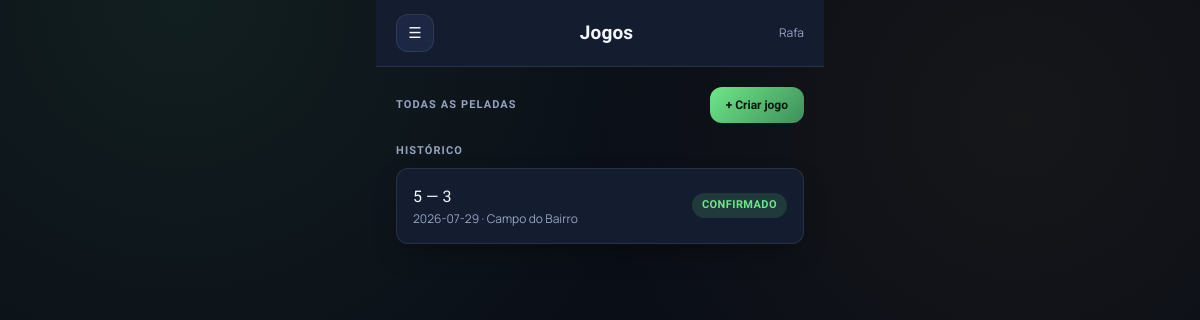
/jogos/ (signed in), run on the app's committed database.
### tables this page shows
CREATE TABLE users (
    id INTEGER PRIMARY KEY AUTOINCREMENT,
    username TEXT NOT NULL UNIQUE,
    password_hash TEXT NOT NULL,
    nickname TEXT NOT NULL,
    preferred_foot TEXT CHECK(preferred_foot IN ('esquerdo', 'direito', 'ambidestro')),
    favorite_player_name TEXT,
    favorite_player_image_url TEXT,
    -- Ajuste de enquadramento da foto do jogador dentro do quadrado (editor em Definições).
    favorite_player_image_zoom REAL NOT NULL DEFAULT 1.0,
    favorite_player_image_pos_x REAL NOT NULL DEFAULT 50,
    favorite_player_image_pos_y REAL NOT NULL DEFAULT 50,
    favorite_team_name TEXT,
    favorite_team_logo_url TEXT,
    favorite_team_logo_zoom REAL NOT NULL DEFAULT 1.0,
    favorite_team_logo_pos_x REAL NOT NULL DEFAULT 50,
    favorite_team_logo_pos_y REAL NOT NULL DEFAULT 50,
    -- Overall persiste aqui porque é cumulativo (sobe/desce jogo a jogo);
    -- não é recalculado do zero a partir do histórico, é atualizado incrementalmente.
    overall REAL NOT NULL DEFAULT 75,
    created_at TIMESTAMP DEFAULT CURRENT_TIMESTAMP
);

CREATE TABLE matches (
    id INTEGER PRIMARY KEY AUTOINCREMENT,
    match_date DATE NOT NULL,
    location TEXT,
    team_a_score INTEGER NOT NULL,
    team_b_score INTEGER NOT NULL,
    -- Pendente até a soma dos golos por jogador bater certo com o resultado e o MVP ser válido.
    status TEXT NOT NULL DEFAULT 'pendente' CHECK(status IN ('pendente', 'confirmado')),
    created_at TIMESTAMP DEFAULT CURRENT_TIMESTAMP
);

### matches.py (the view)
@bp.route("/")
@login_required
def lista():
    db = get_db()
    matches = db.execute(
        "SELECT * FROM matches ORDER BY match_date DESC, id DESC"
    ).fetchall()
    items = []
    for m in matches:
        rows = db.execute(
            """
            SELECT ms.*, u.nickname
            FROM match_stats ms JOIN users u ON u.id = ms.user_id
            WHERE ms.match_id = ?
            """,
            (m["id"],),
        ).fetchall()
        my_row = next((r for r in rows if r["user_id"] == int(current_user.get_id())), None)
        items.append({"match": m, "rows": rows, "my_row": my_row})
    pending_items = [i for i in items if i["match"]["status"] == "pendente"]
    confirmed_items = [i for i in items if i["match"]["status"] == "confirmado"]
    pending_items.sort(key=lambda i: 0 if (i["my_row"] and not i["my_row"]["submitted"]) else 1)
    return render_template("matches/lista.html", pending_items=pending_items, confirmed_items=confirmed_items)

### app.py (called while the page is built)
def create_app():
    app = Flask(__name__)
    app.config.from_object("config.Config")
    database.init_app(app)
    login_manager = LoginManager()
    login_manager.login_view = "auth.login"
    login_manager.login_message = "Entra para veres o dashboard."
    login_manager.init_app(app)
    @login_manager.user_loader
    def load_user(user_id):
        return User.get(user_id)
    import auth
    import comparar
    import dashboard
    import matches
    import profile
    import records
    import settings
    app.register_blueprint(auth.bp)
    app.register_blueprint(dashboard.bp)
    app.register_blueprint(matches.bp)
    app.register_blueprint(profile.bp)
    app.register_blueprint(records.bp)
    app.register_blueprint(comparar.bp)
    app.register_blueprint(settings.bp)
    return app

### database.py (called while the page is built)
def get_db():
    if "db" not in g:
        g.db = sqlite3.connect(
            current_app.config["DATABASE"],
            detect_types=sqlite3.PARSE_DECLTYPES,
        )
        g.db.row_factory = sqlite3.Row
        g.db.execute("PRAGMA foreign_keys = ON")
    return g.db

### models.py (called while the page is built)
    def get_id(self):
        return str(self.row["id"])

    def __getattr__(self, item):
        try:
            return self.row[item]
        except (IndexError, KeyError):
            raise AttributeError(item)

    @staticmethod
    def get(user_id):
        db = get_db()
        row = db.execute("SELECT * FROM users WHERE id = ?", (user_id,)).fetchone()
        return User(row) if row else None

### templates/matches/lista.html (shortened to what this page needs)
{% extends "base_app.html" %}
{% block page_title %}Jogos{% endblock %}
{% block app_content %}
<div class="px-5 pt-5 flex items-center justify-between">
  <div class="eyebrow">Todas as peladas</div>
  <a href="{{ url_for('matches.novo') }}" class="btn-primary text-xs px-4 py-2.5 rounded-xl">+ Criar jogo</a>
</div>
{% macro match_card(item) %}
{% set m = item.match %}
<a href="{{ url_for('matches.detalhe', match_id=m.id) }}" class="surface rounded-xl p-4 flex items-center justify-between rank-row">
  <div>
    <div class="font-display font-700 text-base">{{ m.team_a_score }} — {{ m.team_b_score }}</div>
    <div class="text-xs mt-0.5" style="color:var(--text-muted)">{{ m.match_date }}{% if m.location %} · {{ m.location }}{% endif %}</div>
  </div>
  <div class="flex items-center gap-2">
    {% if m.status == 'confirmado' %}
      <span class="badge badge-confirmado">Confirmado</span>
    {% else %}
      <span class="badge badge-pendente">Pendente</span>
    {% endif %}
  </div>
</a>
{% endmacro %}
{% if confirmed_items %}
<div class="px-5 mt-5">
  <div class="eyebrow mb-2">Histórico</div>
  <div class="flex flex-col gap-2.5">
    {% for item in confirmed_items %}{{ match_card(item) }}{% endfor %}
  </div>
</div>
{% endif %}
{% endblock %}

### templates/base_app.html (shortened to what this page needs)
{% extends "base.html" %}
{% block content %}
<div class="max-w-md mx-auto min-h-screen flex flex-col pb-10">
  <header class="topbar flex items-center justify-between px-5 py-3.5 sticky top-0 z-30">
    <button class="icon-btn" id="openDrawer" aria-label="Abrir menu">☰</button>
    <span class="section-title">{% block page_title %}{% endblock %}</span>
    <span class="text-xs font-600" style="color:var(--text-muted)">{{ current_user.nickname }}</span>
  </header>
  <main class="flex-1">
    {% block app_content %}{% endblock %}
  </main>
</div>
{% endblock %}

### static/css/theme.css (style rules this page uses)
:root { --bg-primary:#0A0E17; --bg-surface:#141D30; --bg-surface-2:#1B2743; --bg-input:#111A2C; --accent-turf:#6EE787; --accent-turf-dim:#3E8F5B; --accent-gold:#F5B942; --accent-danger:#FF6B6B; --text-primary:#F4F7FC; --text-muted:#96A2C0; --border-glass:rgba(255,255,255,0.09); --border-strong:rgba(255,255,255,0.14); --shadow-card:0 12px 30px -12px rgba(0,0,0,0.5); }
* { box-sizing:border-box; }
html { background:var(--bg-primary); }
body { background: radial-gradient(circle at 15% 0%, rgba(110,231,135,0.08), transparent 40%), radial-gradient(circle at 85% 15%, rgba(245,185,66,0.05), transparent 35%), var(--bg-primary); color:var(--text-primary); font-family:'Manrope',sans-serif; font-size:15px; line-height:1.5; -webkit-font-smoothing:antialiased; transition:background-color .2s ease, color .2s ease; }
.font-display { font-family:'Rajdhani',sans-serif; }
.surface { background:var(--bg-surface); border:1px solid var(--border-glass); box-shadow:var(--shadow-card); }
.eyebrow { font-family:'Rajdhani',sans-serif; font-weight:700; font-size:11px; letter-spacing:.1em; text-transform:uppercase; color:var(--text-muted); }
.section-title { font-family:'Rajdhani',sans-serif; font-weight:700; font-size:19px; letter-spacing:.01em; }
.btn-primary { background:linear-gradient(135deg, var(--accent-turf), var(--accent-turf-dim)); color:#04160B; font-family:'Rajdhani',sans-serif; font-weight:700; transition:transform .12s ease, filter .15s ease; }
.rank-row { transition:transform .18s ease, background .18s ease, border-color .18s ease; }
.badge { display:inline-flex; align-items:center; gap:5px; font-family:'Rajdhani',sans-serif; font-weight:700; font-size:11px; text-transform:uppercase; letter-spacing:.04em; padding:4px 10px; border-radius:999px; }
.badge-confirmado { background:rgba(110,231,135,0.14); color:var(--accent-turf); }
.topbar { background:var(--bg-surface); border-bottom:1px solid var(--border-glass); }
.icon-btn { width:38px; height:38px; border-radius:12px; display:flex; align-items:center; justify-content:center; background:var(--bg-surface-2); border:1px solid var(--border-glass); color:var(--text-primary); transition:transform .12s ease, border-color .15s ease; }

### data on the page
users: nickname "Rafa"
matches: team_a_score "5", team_b_score "3", match_date "2026-07-29", location "Campo do Bairro"
